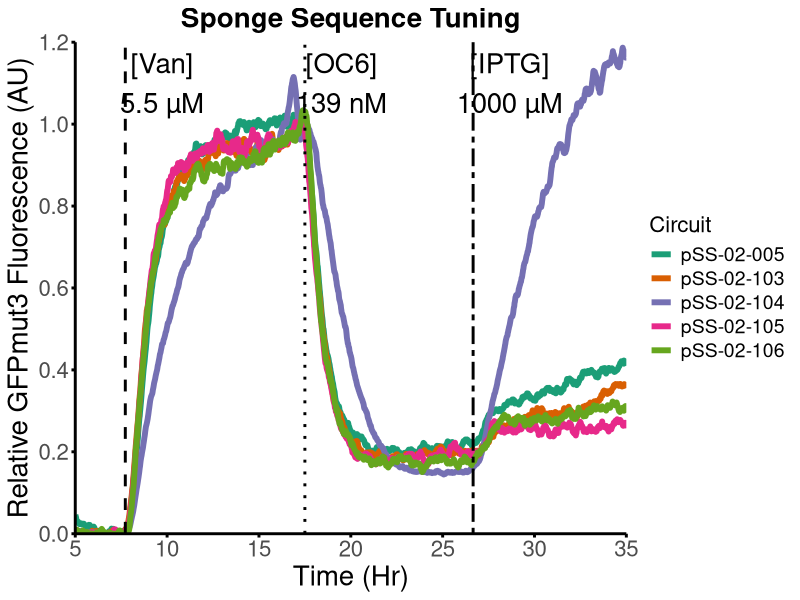
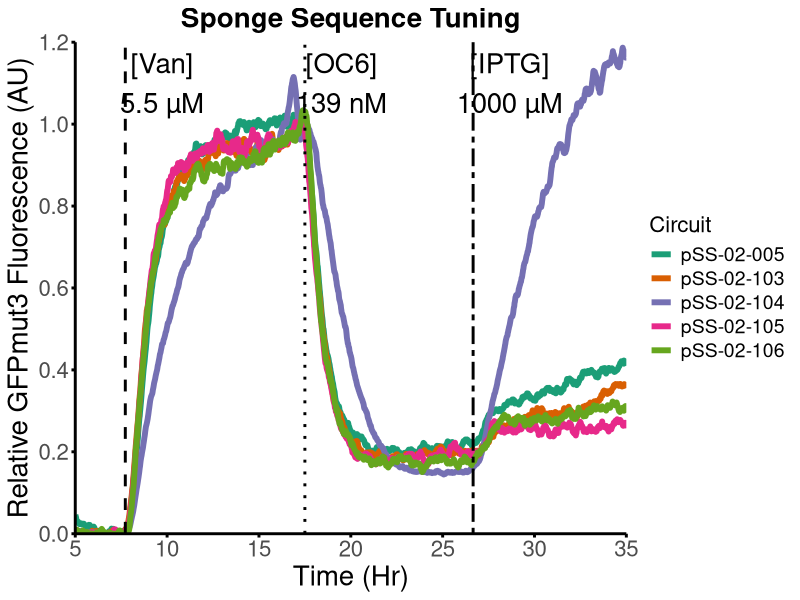

These charts were generated, in order, by the following R code:
library(tidyverse)   
library(zoo)         
library(patchwork)   
library(matrixStats)
library(ggplot2)
library(dplyr)
library(tidyr)
library(purrr)


pSS_02_005 = read.csv('Data/Figure_5_Panel_G/pSS-02-005.csv', header = TRUE)
pSS_02_103 = read.csv('Data/Figure_5_Panel_G/pSS-02-103.csv', header = TRUE)
pSS_02_104 = read.csv('Data/Figure_5_Panel_G/pSS-02-104.csv', header = TRUE)
pSS_02_105 = read.csv('Data/Figure_5_Panel_G/pSS-02-105.csv', header = TRUE)
pSS_02_106 = read.csv('Data/Figure_5_Panel_G/pSS-02-106.csv', header = TRUE)
pSS_02_005$exp_time = pSS_02_005$exp_time/60/60
pSS_02_103$exp_time = pSS_02_103$exp_time/60/60
pSS_02_104$exp_time = pSS_02_104$exp_time/60/60
pSS_02_105$exp_time = pSS_02_105$exp_time/60/60
pSS_02_106$exp_time = pSS_02_106$exp_time/60/60
pSS_02_005$Circuit = "pSS-02-005"
pSS_02_103$Circuit = "pSS-02-103"
pSS_02_104$Circuit = "pSS-02-104"
pSS_02_105$Circuit = "pSS-02-105"
pSS_02_106$Circuit = "pSS-02-106"


# Remove background fluorescence: 
transition_row  = which(diff(pSS_02_005$Van) == 5.5)[1] + 1
last30          = pSS_02_005[(transition_row - 30):(transition_row - 1), ]
mean_FP1_last30 = mean(last30$FP1_emit1, na.rm = TRUE)
pSS_02_005$FP1_emit1  = pSS_02_005$FP1_emit1 - mean_FP1_last30

transition_row  = which(diff(pSS_02_103$Van) == 5.5)[1] + 1
last30          = pSS_02_103[(transition_row - 30):(transition_row - 1), ]
mean_FP1_last30 = mean(last30$FP1_emit1, na.rm = TRUE)
pSS_02_103$FP1_emit1  = pSS_02_103$FP1_emit1 - mean_FP1_last30

transition_row  = which(diff(pSS_02_104$Van) == 5.5)[1] + 1
last30          = pSS_02_104[(transition_row - 30):(transition_row - 1), ]
mean_FP1_last30 = mean(last30$FP1_emit1, na.rm = TRUE)
pSS_02_104$FP1_emit1  = pSS_02_104$FP1_emit1 - mean_FP1_last30

transition_row  = which(diff(pSS_02_105$Van) == 5.5)[1] + 1
last30          = pSS_02_105[(transition_row - 30):(transition_row - 1), ]
mean_FP1_last30 = mean(last30$FP1_emit1, na.rm = TRUE)
pSS_02_105$FP1_emit1  = pSS_02_105$FP1_emit1 - mean_FP1_last30

transition_row  = which(diff(pSS_02_106$Van) == 5.5)[1] + 1
last30          = pSS_02_106[(transition_row - 30):(transition_row - 1), ]
mean_FP1_last30 = mean(last30$FP1_emit1, na.rm = TRUE)
pSS_02_106$FP1_emit1  = pSS_02_106$FP1_emit1 - mean_FP1_last30

# Normalising GFPmut3
transition_row1 <- which(diff(pSS_02_005$OC6) == 139)[1] + 1
last30 <- pSS_02_005[(transition_row1 - 30):(transition_row1 - 1), ]
mean_FP1_last30 <- mean(last30$FP1_emit1, na.rm = TRUE)
pSS_02_005$FP1_emit1 = pSS_02_005$FP1_emit1 / mean_FP1_last30

transition_row1 <- which(diff(pSS_02_103$OC6) == 139)[1] + 1
last30 <- pSS_02_103[(transition_row1 - 30):(transition_row1 - 1), ]
mean_FP1_last30 <- mean(last30$FP1_emit1, na.rm = TRUE)
pSS_02_103$FP1_emit1 = pSS_02_103$FP1_emit1 / mean_FP1_last30

transition_row1 <- which(diff(pSS_02_104$OC6) == 139)[1] + 1
last30 <- pSS_02_104[(transition_row1 - 30):(transition_row1 - 1), ]
mean_FP1_last30 <- mean(last30$FP1_emit1, na.rm = TRUE)
pSS_02_104$FP1_emit1 = pSS_02_104$FP1_emit1 / mean_FP1_last30

transition_row1 <- which(diff(pSS_02_105$OC6) == 139)[1] + 1
last30 <- pSS_02_105[(transition_row1 - 30):(transition_row1 - 1), ]
mean_FP1_last30 <- mean(last30$FP1_emit1, na.rm = TRUE)
pSS_02_105$FP1_emit1 = pSS_02_105$FP1_emit1 / mean_FP1_last30

transition_row1 <- which(diff(pSS_02_106$OC6) == 139)[1] + 1
last30 <- pSS_02_106[(transition_row1 - 30):(transition_row1 - 1), ]
mean_FP1_last30 <- mean(last30$FP1_emit1, na.rm = TRUE)
pSS_02_106$FP1_emit1 = pSS_02_106$FP1_emit1 / mean_FP1_last30

# Moving Averages 
pSS_02_005$FP1_emit1_MA21      <- rollapply(pSS_02_005$FP1_emit1, width = 21, FUN = mean, align = "center", fill = NA)
pSS_02_005$growth_rate      <- rollapply(pSS_02_005$growth_rate, width = 21, FUN = mean, align = "center", fill = NA)
pSS_02_005$FP1_emit1_MA21[pSS_02_005$FP1_emit1_MA21 < 0] <- 0

pSS_02_103$FP1_emit1_MA21      <- rollapply(pSS_02_103$FP1_emit1, width = 21, FUN = mean, align = "center", fill = NA)
pSS_02_103$growth_rate      <- rollapply(pSS_02_103$growth_rate, width = 21, FUN = mean, align = "center", fill = NA)
pSS_02_103$FP1_emit1_MA21[pSS_02_103$FP1_emit1_MA21 < 0] <- 0

pSS_02_104$FP1_emit1_MA21      <- rollapply(pSS_02_104$FP1_emit1, width = 21, FUN = mean, align = "center", fill = NA)
pSS_02_104$growth_rate      <- rollapply(pSS_02_104$growth_rate, width = 21, FUN = mean, align = "center", fill = NA)
pSS_02_104$FP1_emit1_MA21[pSS_02_104$FP1_emit1_MA21 < 0] <- 0

pSS_02_105$FP1_emit1_MA21      <- rollapply(pSS_02_105$FP1_emit1, width = 21, FUN = mean, align = "center", fill = NA)
pSS_02_105$growth_rate      <- rollapply(pSS_02_105$growth_rate, width = 21, FUN = mean, align = "center", fill = NA)
pSS_02_105$FP1_emit1_MA21[pSS_02_105$FP1_emit1_MA21 < 0] <- 0

pSS_02_106$FP1_emit1_MA21      <- rollapply(pSS_02_106$FP1_emit1, width = 21, FUN = mean, align = "center", fill = NA)
pSS_02_106$growth_rate      <- rollapply(pSS_02_106$growth_rate, width = 21, FUN = mean, align = "center", fill = NA)
pSS_02_106$FP1_emit1_MA21[pSS_02_106$FP1_emit1_MA21 < 0] <- 0


TotalData = rbind(pSS_02_005, pSS_02_103, pSS_02_104, pSS_02_105, pSS_02_106)

library(RColorBrewer)
color_palette <- brewer.pal(min(9, length(unique(TotalData$Circuit))), "Dark2") 

First_transition_row  = which(diff(pSS_02_005$Van) == 5.5)[1] + 1
First_transition_time = pSS_02_005$exp_time[First_transition_row]
Second_transition_row  = which(diff(pSS_02_005$OC6) == 139)[1] + 1
Second_transition_time = pSS_02_005$exp_time[Second_transition_row]
Fourth_transition_row  = which(diff(pSS_02_005$IPTG) == 1000)[1] + 1
Fourth_transition_time = pSS_02_005$exp_time[Fourth_transition_row]



p1 <- ggplot(TotalData, aes(x = exp_time, y = FP1_emit1_MA21, color = Circuit, group = Circuit)) +
  geom_line(linewidth =2) +
  scale_color_manual(values = color_palette) +
  geom_vline(xintercept = First_transition_time, linetype = "dashed", color = "black", size = 1) + 
  geom_vline(xintercept = Second_transition_time, linetype = "dotted", color = "black", size = 1) +
  geom_vline(xintercept = Fourth_transition_time, linetype = "twodash", color = "black", size = 1) +
  annotate("text", x = First_transition_time + 2, y = 1.1, label = "[Van]\n5.5 µM", 
           color = "black", size = 7, hjust = 0.5) +
  annotate("text", x = Second_transition_time + 2, y = 1.1, label = "[OC6]\n139 nM", 
           color = "black", size = 7, hjust = 0.5) +
  annotate("text", x = Fourth_transition_time + 2, y = 1.1, label = "[IPTG]\n1000 µM", 
           color = "black", size = 7, hjust = 0.5) +
  labs(
    x = "Time (Hr)",
    y = "Relative GFPmut3 Fluorescence (AU)",
    title = "GFPmut3 Fluorescence Timecourses in Chi.Bio Engineered Sponges"
  ) + 
  theme_minimal() + 
  theme(
    text = element_text(size = 20),
    axis.title = element_text(size = 20, hjust = 0.5),
    plot.title = element_text(size = 20, hjust = 0.5, face = "bold"),
    legend.title = element_text(size = 16),
    legend.text = element_text(size = 14),
    axis.line = element_line(linewidth = 1, color = "black"),
    axis.ticks = element_line(linewidth = 1, color = "black"),
    panel.grid.major = element_blank(),
    panel.grid.minor = element_blank(),
    panel.grid = element_line(colour = "grey90", size = 0.5, linetype = "dashed")
  ) + 
  scale_x_continuous(expand = c(0, 0), limits = c(5, 35), breaks = seq(5, 35, 5)) + 
  scale_y_continuous(expand = c(0, 0), limits = c(0, 1.2), breaks = seq(0, 1.2, 0.2)) + 
  labs(
    x = "Time (Hr)",
    y = "Relative GFPmut3 Fluorescence (AU)",
    title = "Sponge Sequence Tuning"
  ) + 
  # scale_color_manual(
  #   values = scales::gradient_n_pal(c("lightgreen", "green", "darkgreen"))(seq(0, 1, length.out = length(unique(TotalData$Circuit))))
  # ) +
  guides(color = guide_legend(title = "Circuit", labels = as.character(1:length(unique(TotalData$Circuit)))))

print(p1)
pdf("Figure_3.49.pdf", width = 11.2559*1.5, height = 7.7362, bg = "white")
print(p1)  # Replace with your ggplot variable
dev.off()
